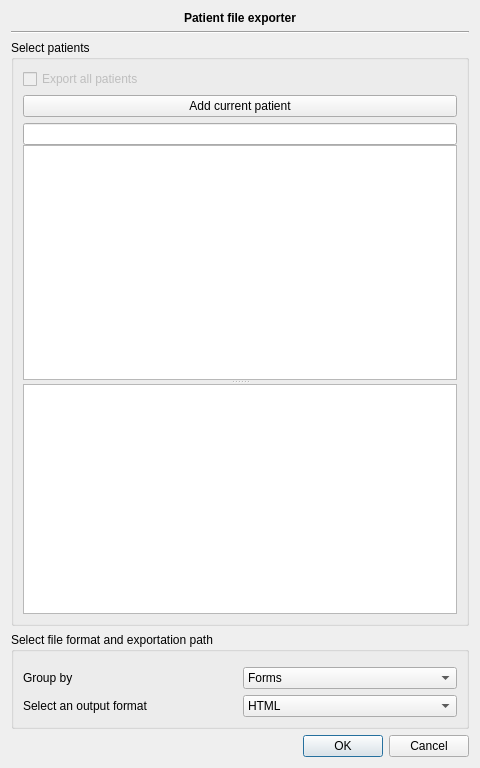
<?xml version="1.0" encoding="UTF-8"?>
<ui version="4.0">
 <class>Patients::Internal::PatientDataExtractorDialog</class>
 <widget class="QDialog" name="Patients::Internal::PatientDataExtractorDialog">
  <property name="geometry">
   <rect>
    <x>0</x>
    <y>0</y>
    <width>480</width>
    <height>768</height>
   </rect>
  </property>
  <property name="windowTitle">
   <string>Dialog</string>
  </property>
  <layout class="QGridLayout" name="gridLayout_3">
   <item row="0" column="0">
    <widget class="QLabel" name="label">
     <property name="font">
      <font>
       <weight>75</weight>
       <bold>true</bold>
      </font>
     </property>
     <property name="text">
      <string>Patient file exporter</string>
     </property>
     <property name="alignment">
      <set>Qt::AlignCenter</set>
     </property>
    </widget>
   </item>
   <item row="1" column="0">
    <widget class="Line" name="line">
     <property name="orientation">
      <enum>Qt::Horizontal</enum>
     </property>
    </widget>
   </item>
   <item row="2" column="0">
    <widget class="QGroupBox" name="groupBox">
     <property name="title">
      <string>Select patients</string>
     </property>
     <layout class="QGridLayout" name="gridLayout_2">
      <item row="0" column="0">
       <widget class="QCheckBox" name="exportAll">
        <property name="enabled">
         <bool>false</bool>
        </property>
        <property name="text">
         <string>Export all patients</string>
        </property>
       </widget>
      </item>
      <item row="1" column="0">
       <widget class="QPushButton" name="addCurrent">
        <property name="text">
         <string>Add current patient</string>
        </property>
       </widget>
      </item>
      <item row="2" column="0">
       <widget class="QSplitter" name="splitter">
        <property name="orientation">
         <enum>Qt::Vertical</enum>
        </property>
        <widget class="QWidget" name="layoutWidget">
         <layout class="QVBoxLayout" name="verticalLayout">
          <property name="spacing">
           <number>0</number>
          </property>
          <item>
           <widget class="Utils::QButtonLineEdit" name="search"/>
          </item>
          <item>
           <widget class="QTableView" name="availablePatients">
            <property name="toolTip">
             <string>Double-click to add</string>
            </property>
            <property name="editTriggers">
             <set>QAbstractItemView::NoEditTriggers</set>
            </property>
            <property name="alternatingRowColors">
             <bool>true</bool>
            </property>
            <property name="selectionMode">
             <enum>QAbstractItemView::SingleSelection</enum>
            </property>
            <property name="selectionBehavior">
             <enum>QAbstractItemView::SelectRows</enum>
            </property>
            <property name="verticalScrollMode">
             <enum>QAbstractItemView::ScrollPerPixel</enum>
            </property>
            <property name="horizontalScrollMode">
             <enum>QAbstractItemView::ScrollPerPixel</enum>
            </property>
            <property name="gridStyle">
             <enum>Qt::DashLine</enum>
            </property>
            <attribute name="horizontalHeaderVisible">
             <bool>false</bool>
            </attribute>
            <attribute name="verticalHeaderVisible">
             <bool>false</bool>
            </attribute>
           </widget>
          </item>
         </layout>
        </widget>
        <widget class="QListView" name="selectedPatients">
         <property name="editTriggers">
          <set>QAbstractItemView::NoEditTriggers</set>
         </property>
         <property name="alternatingRowColors">
          <bool>true</bool>
         </property>
         <property name="verticalScrollMode">
          <enum>QAbstractItemView::ScrollPerPixel</enum>
         </property>
         <property name="horizontalScrollMode">
          <enum>QAbstractItemView::ScrollPerPixel</enum>
         </property>
        </widget>
       </widget>
      </item>
     </layout>
    </widget>
   </item>
   <item row="3" column="0">
    <widget class="QGroupBox" name="groupBox_2">
     <property name="title">
      <string>Select file format and exportation path</string>
     </property>
     <layout class="QGridLayout" name="gridLayout">
      <item row="0" column="0" colspan="2">
       <widget class="Utils::PathChooser" name="pathChooser" native="true"/>
      </item>
      <item row="2" column="0">
       <widget class="QLabel" name="label_2">
        <property name="text">
         <string>Select an output format</string>
        </property>
       </widget>
      </item>
      <item row="2" column="1">
       <widget class="QComboBox" name="outputFormat">
        <item>
         <property name="text">
          <string>HTML</string>
         </property>
        </item>
        <item>
         <property name="text">
          <string>PDF</string>
         </property>
        </item>
        <item>
         <property name="text">
          <string>HTML+PDF</string>
         </property>
        </item>
       </widget>
      </item>
      <item row="1" column="0">
       <widget class="QLabel" name="label_3">
        <property name="text">
         <string>Group by</string>
        </property>
       </widget>
      </item>
      <item row="1" column="1">
       <widget class="QComboBox" name="group">
        <item>
         <property name="text">
          <string>Forms</string>
         </property>
        </item>
        <item>
         <property name="text">
          <string>Dates</string>
         </property>
        </item>
       </widget>
      </item>
     </layout>
    </widget>
   </item>
   <item row="4" column="0">
    <widget class="QDialogButtonBox" name="buttonBox">
     <property name="orientation">
      <enum>Qt::Horizontal</enum>
     </property>
     <property name="standardButtons">
      <set>QDialogButtonBox::Cancel|QDialogButtonBox::Ok</set>
     </property>
    </widget>
   </item>
  </layout>
 </widget>
 <customwidgets>
  <customwidget>
   <class>Utils::PathChooser</class>
   <extends>QWidget</extends>
   <header location="global">utils/widgets/pathchooser.h</header>
   <container>1</container>
  </customwidget>
  <customwidget>
   <class>Utils::QButtonLineEdit</class>
   <extends>QLineEdit</extends>
   <header location="global">utils/widgets/qbuttonlineedit.h</header>
  </customwidget>
 </customwidgets>
 <resources/>
 <connections>
  <connection>
   <sender>buttonBox</sender>
   <signal>accepted()</signal>
   <receiver>Patients::Internal::PatientDataExtractorDialog</receiver>
   <slot>accept()</slot>
   <hints>
    <hint type="sourcelabel">
     <x>248</x>
     <y>254</y>
    </hint>
    <hint type="destinationlabel">
     <x>157</x>
     <y>274</y>
    </hint>
   </hints>
  </connection>
  <connection>
   <sender>buttonBox</sender>
   <signal>rejected()</signal>
   <receiver>Patients::Internal::PatientDataExtractorDialog</receiver>
   <slot>reject()</slot>
   <hints>
    <hint type="sourcelabel">
     <x>316</x>
     <y>260</y>
    </hint>
    <hint type="destinationlabel">
     <x>286</x>
     <y>274</y>
    </hint>
   </hints>
  </connection>
 </connections>
</ui>
